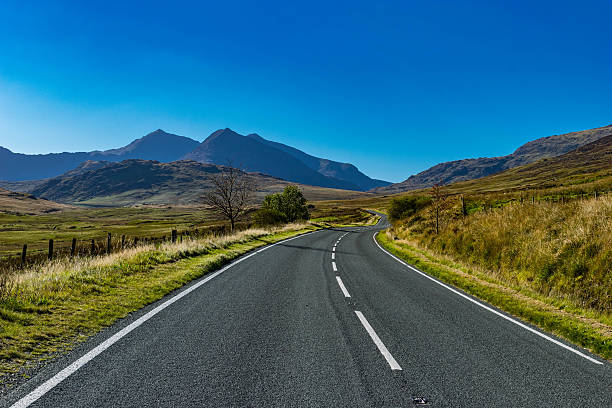
#> input picture uk_road.jpg, 612 x 408 px, given in place of test1.mp4, which was not available
$ python RoadLaneProject_Video.py
#> lines starting #> are read from the running program, lines starting #| are printed output that depends on the picture; after the words box and inside, x2 and y2 are one past the last pixel; in counts of white or black regions, pixels touching at a corner belong together; pictures that were not available may be replaced by others from this repository, and a replacement may not be noted
#> further down, frame is the input picture: shape (408, 612, 3); mean B, G, R 118, 102, 56.6
import cv2
import numpy as np

# Load video
cap = cv2.VideoCapture("Images/test1.mp4")


def Canny(img):
    if img is None:
        cap.release()
        cv2.destroyAllWindows()
        exit()
    gray = cv2.cvtColor(img, cv2.COLOR_BGR2GRAY)
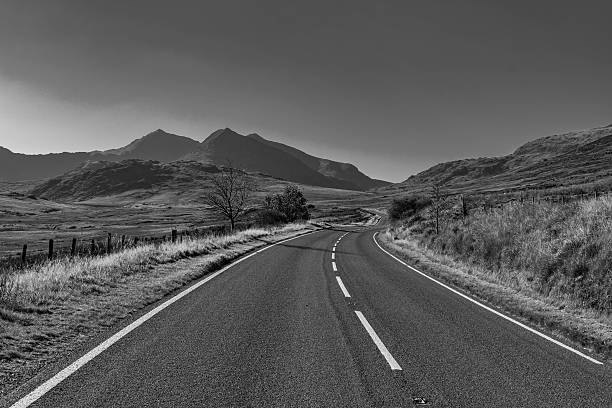
#> gray: shape (408, 612); min 0, max 255, mean 90.3
    kernel = 5
    blur = cv2.GaussianBlur(gray, (kernel, kernel), 0)
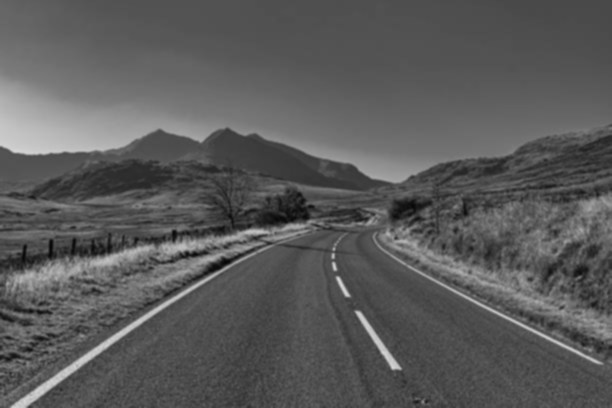
#> blur: shape (408, 612); min 6, max 213, mean 90.3
    canny = cv2.Canny(blur, 50, 150)  # Use blurred image here
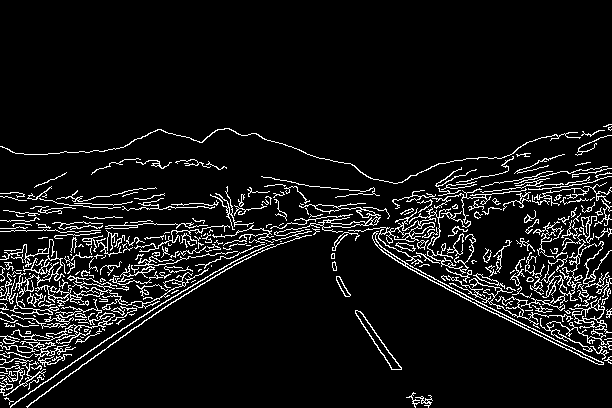
#> canny: shape (408, 612); 7.7% white in thin lines or dots, all inside (x1, y1, x2, y2) = (0, 124, 612, 408)
    return canny

def RegionOfInterest(canny):
    height, width = canny.shape
#> height = 408; width = 612
    mask = np.zeros_like(canny)
    triangle = np.array([[(200, height), (800, 350), (1200, height)]], np.int32)
#> triangle = [[200, 408], [800, 350], [1200, 408]]
    cv2.fillPoly(mask, triangle, 255)
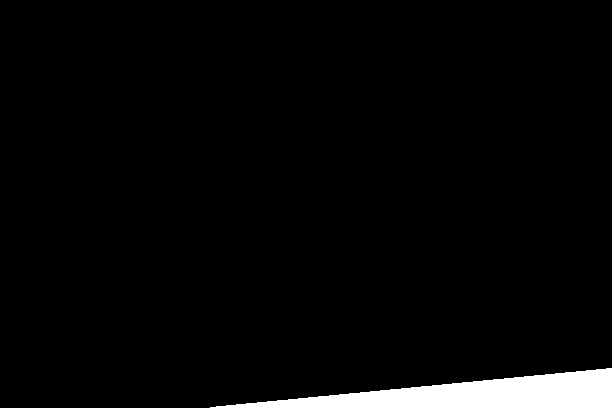
#> mask: shape (408, 612); 3.3% white; 1 white region, box (x1, y1, x2, y2) and area: (210, 368, 612, 408) 8241
    masked_image = cv2.bitwise_and(canny, mask)
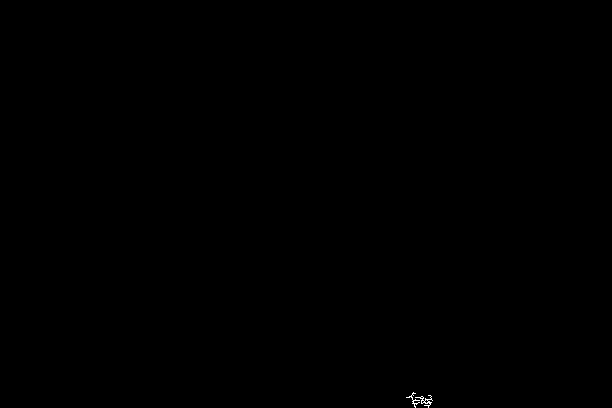
#> masked_image: shape (408, 612); 0.04% white in thin lines or dots, all inside (x1, y1, x2, y2) = (406, 392, 433, 408)
    return masked_image

def HoughLines(cropped_canny):
    return cv2.HoughLinesP(cropped_canny, 2, np.pi/180, 100, np.array([]), minLineLength=40, maxLineGap=5)

def make_coordinates(image, line):
    if line is None:
        return None
    slope, intercept = line
    y1 = image.shape[0]
    y2 = int(y1 * (3 / 5))
    x1 = int((y1 - intercept) / slope)
    x2 = int((y2 - intercept) / slope)
    return np.array([x1, y1, x2, y2])

def average_slope_intercept(image, lines):
    left_fit = []
    right_fit = []
    if lines is None:
        return None
    for line in lines:
        for x1, y1, x2, y2 in line:
            fit = np.polyfit((x1, x2), (y1, y2), 1)
            slope, intercept = fit
            if slope < 0:
                left_fit.append((slope, intercept))
            else:
                right_fit.append((slope, intercept))
    if not left_fit or not right_fit:
        return None
    left_fit_average = np.average(left_fit, axis=0)
    right_fit_average = np.average(right_fit, axis=0)
    left_line = make_coordinates(image, left_fit_average)
    right_line = make_coordinates(image, right_fit_average)
    return [left_line, right_line]

def display_lines(img, lines):
    line_image = np.zeros_like(img)
    if lines is not None:
        for line in lines:
            if line is not None:
                x1, y1, x2, y2 = line
                cv2.line(line_image, (x1, y1), (x2, y2), (0, 255, 255), 10)
    return line_image

while cap.isOpened():
    ret, frame = cap.read()
    if not ret:
        break

    canny_image = Canny(frame)
    cropped_canny = RegionOfInterest(canny_image)
    lines = HoughLines(cropped_canny)
#> lines = None
    averaged_lines = average_slope_intercept(frame, lines)
    if averaged_lines is not None:
        line_image = display_lines(frame, averaged_lines)
        combo_image = cv2.addWeighted(frame, 0.8, line_image, 1, 1)
    else:
        combo_image = frame

    cv2.imshow("Lane Detection", combo_image)

    if cv2.waitKey(1) & 0xFF == ord('q'):
#> (key q is pressed here)
        break

cap.release()
cv2.destroyAllWindows()
